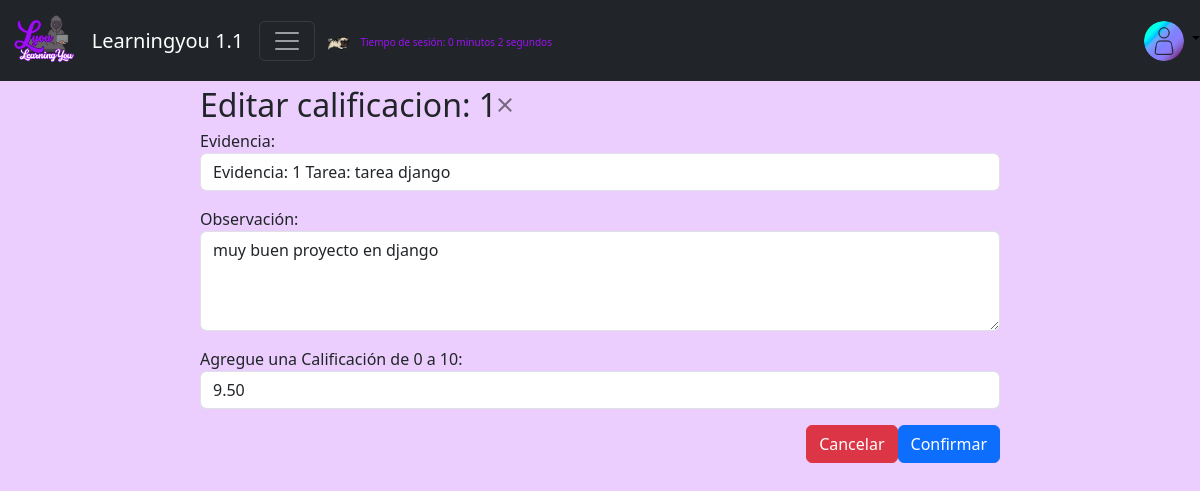
The page /cohorte/editar_calificacion/1/ (signed in) on the database its author committed.
### apps/cohorte/models.py (models this page shows, shortened)
class Calificacion(models.Model):
    id = models.AutoField(primary_key=True)
    calificacion = models.DecimalField('Calificación', max_digits=5, decimal_places=2)
    observacion = models.CharField('Observación',max_length=300, blank=False, null=False)
    evidencia_id = models.ForeignKey(Evidencia, on_delete=models.CASCADE)
    fecha_inicio = models.DateField('fecha de inicio', auto_now=True, auto_now_add=False)
    class Meta:
        verbose_name = 'Calificacion'
        verbose_name_plural = 'Calificaciones'
        ordering = ['-id']

### apps/cohorte/views.py (the view)
# urls.py: path('editar_calificacion/<int:pk>/', login_required(ActualizarCalificacion.as_view()), name='editar_calificacion'),
class ActualizarCalificacion(UpdateView): #Editar en el front
    model = Calificacion
    form_class = CalificacionForm
    template_name = "cohorte/calificacion/calificacion.html"
    success_url = reverse_lazy('cohorte:listar_calificacion')
    def get_context_data(self, **kwargs): #para enviar datos con el metodo post
        context = super().get_context_data(**kwargs)
        context['calificaciones'] = self.form_class
        return context

### apps/cohorte/forms.py (shortened to what this page needs)
class CalificacionForm(forms.ModelForm):
    class Meta:
        model = Calificacion
        fields = ['evidencia_id','observacion' ,'calificacion']
        labels = {
            'calificacion': 'Agregue una Calificación de 0 a 10',
            'evidencia_id': 'Evidencia',
            'observacion': 'Observación'
        }
        widgets = {
            'calificacion': forms.NumberInput(attrs={'class':'form-control'}),
            'observacion': forms.Textarea(attrs={'class':'form-control','placeholder':'Indique una breve observación de la calificación','style': 'height: 100px;'}),
            'evidencia_id': forms.Select(attrs={'class':'form-control'}),
        }

### apps/cohorte/models.py (called while the page is built)
    def __str__(self):
        return ("Evidencia: "+str(self.id)+" Tarea: "+self.tarea_id.titulo)

### apps/usuario/models.py (called while the page is built)
    def __str__(self):
        return self.rol

    @property
    def is_staff(self):
        return self.usuario_administrador

### templates/cohorte/calificacion/calificacion.html (shortened to what this page needs)
{% extends "index.html" %}
{% block body %}
{% if form.errors %}
<main class="container py-2">
    <div class="alert alert-danger container mt-2">
        <strong>Error de edicion:</strong> Por favor, corrija los errores debajo.
    </div>
    <div class="card card-body bg-light">
        <h2 class="card-title">Edicion de calificacion</h2>
        <div class="card-body">
            <form action="{% url 'cohorte:editar_calificacion' object.id %}" method="POST">
                {% csrf_token %}
                {{ form.as_p }}
                <div class="card-footer text-center">
                    <a class="btn btn-danger" href="{% url 'cohorte:listar_calificacion' %}">Cancelar</a>
                    <button class="btn btn-primary" type="submit">Confirmar</button>
                </div>
            </form>
        </div>
    </div>
</main>
{% else %}
<div class="modal-dialog modal-lg" role="document">
    <div class="modal-content">
        <div class="modal-header">
            <h2 class="modal-title">Editar calificacion: {{object.id}}</h2>
            <button type="button" class="btn-close" data-bs-dismiss="modal" aria-label="Close"></button>
        </div>
        <form action="{% url 'cohorte:editar_calificacion' object.id %}" method="POST">
            <div class="modal-body">
                {{form.as_p}}
            </div>
            <div class="modal-footer">
                <button class="btn btn-danger" type="button" data-bs-dismiss="modal">Cancelar</button>
                <button class="btn btn-primary" type="submit">Confirmar</button>
            </div>
        </form>
    </div>
</div>
{% endif %}
{% endblock body %}

### static/css/styles.css (style rules this page uses)
.background-image { background-size: cover; background-position: center; background-repeat: no-repeat; }

### rows shown on the page
Calificacion: id "1", evidencia_id "Evidencia: 1 Tarea: tarea django", observacion "muy buen proyecto en django", calificacion "9.50"
